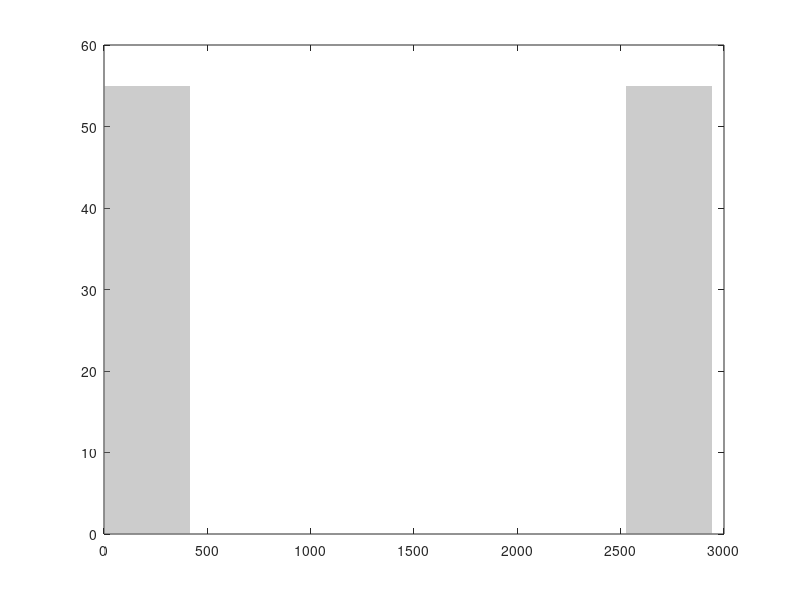

This chart was generated by the following MATLAB code: (Note: this script raises an error after producing the figure.)
figure;
BT_x{1}=[0 415 415 0];
BT_y=[0 0 55 55];
BT_x{2}=[2525 2940 2940 2525];
fill(BT_x{1},BT_y,[0.5 0.5 0.5], 'FaceAlpha',0.4,'LineStyle','none');
hold on
fill(BT_x{2},BT_y,[0.5 0.5 0.5], 'FaceAlpha',0.4,'LineStyle','none');


x=1:2940;
 
y=[];
 for i=1:length(Result.centroid(1,:))
     if i==1 && isnan(Result.centroid(1,i))
          Result.centroid(1,i)= Result.centroid(1,i+1);
     elseif i==length(Result.centroid(1,:)) && isnan(Result.centroid(1,i))
           Result.centroid(1,i)= Result.centroid(1,i-1);
          elseif isnan(Result.centroid(1,i))
         Result.centroid(1,i) = (Result.centroid(1,i-1)+Result.centroid(1,i+1))/2;  
     end 
 end
 
for i=1:42
  y = [y,Result.centroid(1,(i-1)*200+71:200*(i-1)+130),nan,nan,nan,nan,nan,nan,nan,nan,nan,nan];
end
y = y/Result.ROIPosition(3)* 55;

plot(x,y,'k','LineWidth',1);
hold on

for i=1:42
       x=[(i-1)*70+1 70*(i-1)+60 70*(i-1)+60 (i-1)*70+1]; 
       if Result.CS_Position(i)==1
           y=[0 0 27.5 27.5];
            if Result.centroid(1,200*(i-1)+130)<=(Result.ROIPosition(3)/2)
               color = 'r';
           else
               color = [0,0.45,0.74];
           end
       else
           y=[27.5 27.5 55 55];
            if Result.centroid(1,200*(i-1)+130)>=(Result.ROIPosition(3)/2)
               color = 'r';
           else
               color = [0,0.45,0.74];
           end
       end
      
      fill(x,y,color, 'FaceAlpha',0.4,'LineStyle','none');
end

hold on
set(gca,'XTick',[210,1470,2730]);
set(gca,'XTicklabel',{'Baseline','Training','Test'});
ylabel('Position(mm)');
hold on
axis([0 2940 0 55]) 
for i=1:length(Result.US.us_right)
   F= fix(Result.US.us_right(i)/200);
   M=mod(Result.US.us_right(i),200);
   x=70*F+M-70;
   y= 53 *ones(1,length(x));
  scatter(x,y,3,'b','filled');
end

for i=1:length(Result.US.us_left)
   F= fix(Result.US.us_left(i)/200);
   M=mod(Result.US.us_left(i),200);
   x=70*F+M-70;
   y=2*ones(1,length(x));
   scatter(x,y,3,'b','filled');
end

